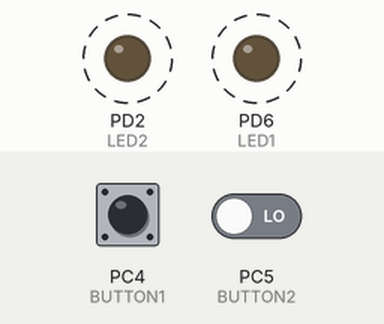
A program run on a simulated ATmega328P, built with avr-gcc and emulated at 8 MHz. Parts: output pins drawn as LEDs (lit = HIGH). Dashed ring = blinking. The test bench sets the inputs (shaded band); at power-on: PC4 (BUTTON1) HIGH, PC5 (BUTTON2) LOW.

Above: at 0.09 s.
Timing chart, 0 to 4.1 s (numbered marks = the images above):
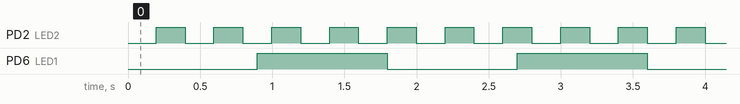

Measured:
- by itself, PD2 (LED2): alternates HIGH for 0.20 s and LOW for 0.20 s
- by itself, PD6 (LED1): alternates HIGH for 0.90 s and LOW for 0.90 s
- by itself, everything shown: repeats every 3.6 s, in 20 steps

The program:

main.cpp
```cpp
#define F_CPU 8000000UL
#include <avr/io.h>
#include <util/delay.h>

#define LOW 0
#define LED1 PD6
#define LED2 PD2
#define BUTTON1 PC4
#define BUTTON2 PC5

uint8_t counterLED1 = 0;
uint8_t counterLED2 = 0;
uint8_t mode = 0; // 0 = mode1, 1 = mode2

void mode1(void);
void mode2(void);

int main(void) {
	DDRD |= (1 << LED1) | (1 << LED2); // Set LED ports as output
	PORTD &= ~((1 << LED1) | (1 << LED2)); // Turn off LEDs initially
	DDRC &= ~((1 << BUTTON1) | (1 << BUTTON2)); // Set BUTTON1 and BUTTON2 ports as input

	while (1) {
		if ((PINC & (1 << BUTTON1)) == LOW && (PINC & (1 << BUTTON2)) != LOW) {
			mode = 0; // Switch to mode1
			} else if ((PINC & (1 << BUTTON1)) != LOW && (PINC & (1 << BUTTON2)) == LOW) {
			mode = 1; // Switch to mode2
		}

		if (mode == 0) {
			mode1();
			} else {
			mode2();
		}
		_delay_ms(5);
	}
}

void mode1(void) {
	counterLED1++;
	counterLED2++;

	if (counterLED1 == 80) { // 0.4s
		PORTD ^= (1 << LED1); // Toggle LED1
		counterLED1 = 0;
	}

	if (counterLED2 == 140) { // 0.7s
		PORTD ^= (1 << LED2); // Toggle LED2
		counterLED2 = 0;
	}
}

void mode2(void) {
	counterLED1++;
	counterLED2++;

	if (counterLED1 == 180) { // 0.9s
		PORTD ^= (1 << LED1); // Toggle LED1
		counterLED1 = 0;
	}

	if (counterLED2 == 40) { // 0.2s
		PORTD ^= (1 << LED2); // Toggle LED2
		counterLED2 = 0;
	}
}
```
